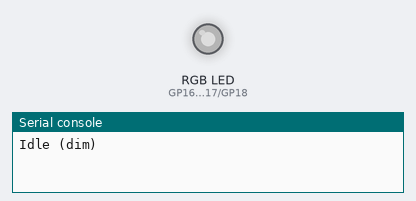
Simulated run of this program. Board: Raspberry Pi Pico running MicroPython. On the bench: an RGB LED mixed from three pins (HIGH = lit), the last lines printed to the serial console. Dim RGB values are drawn brighter than linear. At 22.2 s the program stops and its outputs stay as they are.

Above: at 0.1 s.
At 3.1 s:
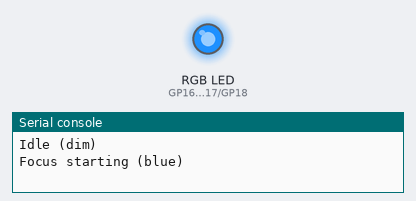
At 5.6 s:
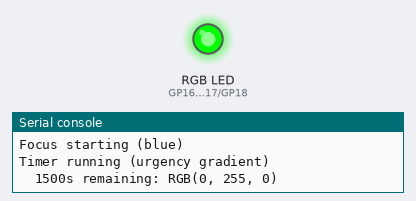
At 10.7 s:
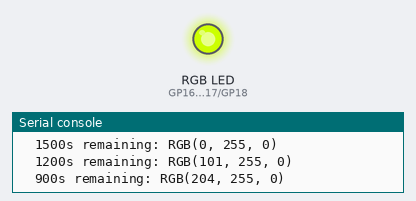
At 15.7 s:
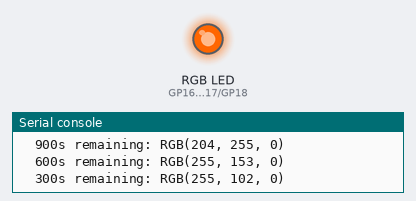
At 22.2 s:
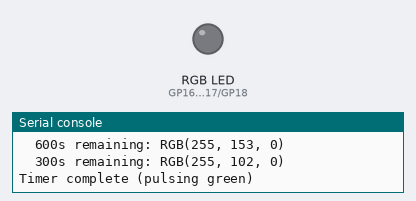
Timing chart, 0 to 23.7 s (numbered marks = the images above):
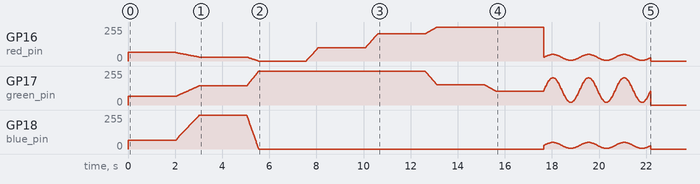

The program:

rgb_backlight.py
```python
"""
RGB Backlight Control with Smooth Transitions
Provides PWM-based RGB control with animations and color transitions
"""

import time
from machine import Pin, PWM
import math


class RGBBacklight:
    """
    RGB backlight controller with smooth color transitions.

    Usage:
        rgb = RGBBacklight(red_pin=16, green_pin=17, blue_pin=18)

        # Instant color change
        rgb.set_color(255, 0, 0)  # Red

        # Smooth transition
        rgb.fade_to(0, 255, 0, duration_ms=1000)  # Fade to green

        # Pulse effect
        rgb.pulse((255, 128, 0), period_ms=2000)  # Orange pulse
    """

    def __init__(self, red_pin, green_pin, blue_pin, freq=1000, invert=False):
        """
        Initialize RGB backlight controller.

        Args:
            red_pin: GPIO pin for red channel
            green_pin: GPIO pin for green channel
            blue_pin: GPIO pin for blue channel
            freq: PWM frequency in Hz (default: 1000)
            invert: Invert PWM signal (for common anode LEDs)
        """
        self.r_pwm = PWM(Pin(red_pin))
        self.g_pwm = PWM(Pin(green_pin))
        self.b_pwm = PWM(Pin(blue_pin))

        self.r_pwm.freq(freq)
        self.g_pwm.freq(freq)
        self.b_pwm.freq(freq)

        self.invert = invert
        self.current_color = (0, 0, 0)
        self.target_color = (0, 0, 0)

        # For animations
        self._animation_active = False
        self._animation_start_time = 0
        self._animation_duration = 0

        self.set_color(0, 0, 0)

    def _value_to_duty(self, value):
        """Convert 0-255 value to PWM duty cycle."""
        if self.invert:
            value = 255 - value
        return int((value / 255) * 65535)

    def set_color(self, r, g, b):
        """
        Set RGB color immediately.

        Args:
            r, g, b: Color values (0-255)
        """
        self.current_color = (r, g, b)
        self.target_color = (r, g, b)

        self.r_pwm.duty_u16(self._value_to_duty(r))
        self.g_pwm.duty_u16(self._value_to_duty(g))
        self.b_pwm.duty_u16(self._value_to_duty(b))

    def fade_to(self, r, g, b, duration_ms=500, steps=50):
        """
        Smoothly fade to target color.

        Args:
            r, g, b: Target color (0-255)
            duration_ms: Fade duration in milliseconds
            steps: Number of interpolation steps
        """
        start_r, start_g, start_b = self.current_color
        step_delay = duration_ms / steps

        for i in range(steps + 1):
            progress = i / steps

            # Linear interpolation
            current_r = int(start_r + (r - start_r) * progress)
            current_g = int(start_g + (g - start_g) * progress)
            current_b = int(start_b + (b - start_b) * progress)

            self.set_color(current_r, current_g, current_b)
            time.sleep_ms(int(step_delay))

    def pulse(self, color, period_ms=2000, min_brightness=0.1, iterations=None):
        """
        Pulse effect (breathing).

        Args:
            color: Target color tuple (r, g, b)
            period_ms: Pulse period in milliseconds
            min_brightness: Minimum brightness (0.0-1.0)
            iterations: Number of pulses (None for infinite)
        """
        r, g, b = color
        count = 0

        while iterations is None or count < iterations:
            # Use sine wave for smooth breathing effect
            steps = 60
            for i in range(steps):
                # Sine wave from min_brightness to 1.0
                brightness = min_brightness + (1 - min_brightness) * (
                    (math.sin(2 * math.pi * i / steps) + 1) / 2
                )

                self.set_color(
                    int(r * brightness), int(g * brightness), int(b * brightness)
                )

                time.sleep_ms(period_ms // steps)

            count += 1

    def rainbow_cycle(self, duration_ms=5000, steps=100):
        """
        Cycle through rainbow colors.

        Args:
            duration_ms: Total cycle duration
            steps: Number of color steps
        """
        step_delay = duration_ms / steps

        for i in range(steps):
            hue = i / steps
            r, g, b = self._hsv_to_rgb(hue, 1.0, 1.0)
            self.set_color(r, g, b)
            time.sleep_ms(int(step_delay))

    def _hsv_to_rgb(self, h, s, v):
        """
        Convert HSV to RGB.

        Args:
            h: Hue (0.0-1.0)
            s: Saturation (0.0-1.0)
            v: Value/brightness (0.0-1.0)

        Returns:
            Tuple (r, g, b) with values 0-255
        """
        if s == 0.0:
            r = g = b = int(v * 255)
            return (r, g, b)

        i = int(h * 6.0)
        f = (h * 6.0) - i
        p = v * (1.0 - s)
        q = v * (1.0 - s * f)
        t = v * (1.0 - s * (1.0 - f))
        i = i % 6

        if i == 0:
            r, g, b = v, t, p
        elif i == 1:
            r, g, b = q, v, p
        elif i == 2:
            r, g, b = p, v, t
        elif i == 3:
            r, g, b = p, q, v
        elif i == 4:
            r, g, b = t, p, v
        else:
            r, g, b = v, p, q

        return (int(r * 255), int(g * 255), int(b * 255))

    def urgency_gradient(self, remaining_seconds, total_seconds):
        """
        Calculate urgency color based on time remaining.
        Green -> Yellow -> Orange -> Red

        Args:
            remaining_seconds: Time remaining
            total_seconds: Total time

        Returns:
            RGB tuple
        """
        if total_seconds == 0:
            return (255, 0, 0)  # Red

        ratio = remaining_seconds / total_seconds

        if ratio > 0.5:
            # Green to yellow (100% -> 50%)
            green_amount = 255
            red_amount = int(255 * (1 - (ratio - 0.5) * 2))
            return (red_amount, green_amount, 0)
        elif ratio > 0.25:
            # Yellow to orange (50% -> 25%)
            red_amount = 255
            green_amount = int(255 * ((ratio - 0.25) * 4))
            return (red_amount, green_amount, 0)
        else:
            # Orange to red (25% -> 0%)
            red_amount = 255
            green_amount = int(128 * (ratio * 4))
            return (red_amount, green_amount, 0)

    def off(self):
        """Turn off backlight."""
        self.set_color(0, 0, 0)

    def white(self, brightness=255):
        """Set to white at specified brightness."""
        self.set_color(brightness, brightness, brightness)


class PresetColors:
    """Common color presets."""

    # Basic colors
    RED = (255, 0, 0)
    GREEN = (0, 255, 0)
    BLUE = (0, 0, 255)
    WHITE = (255, 255, 255)
    BLACK = (0, 0, 0)

    # Extended colors
    YELLOW = (255, 255, 0)
    CYAN = (0, 255, 255)
    MAGENTA = (255, 0, 255)
    ORANGE = (255, 165, 0)
    PURPLE = (128, 0, 128)
    PINK = (255, 192, 203)

    # ADHD-friendly colors (high contrast, distinct)
    FOCUS_BLUE = (30, 144, 255)  # Dodger blue
    BREAK_GREEN = (50, 205, 50)  # Lime green
    URGENT_RED = (220, 20, 60)  # Crimson
    PAUSED_AMBER = (255, 191, 0)  # Amber
    IDLE_DIM = (64, 64, 64)  # Dim gray


# Example usage combining color transitions with timer states
def demo_timer_colors():
    """
    Example showing how to use RGB backlight for timer feedback.
    """
    rgb = RGBBacklight(red_pin=16, green_pin=17, blue_pin=18)

    # Idle state
    print("Idle (dim)")
    rgb.set_color(*PresetColors.IDLE_DIM)
    time.sleep(2)

    # Focus mode starting
    print("Focus starting (blue)")
    rgb.fade_to(*PresetColors.FOCUS_BLUE, duration_ms=1000)
    time.sleep(2)

    # Simulate timer countdown with urgency gradient
    print("Timer running (urgency gradient)")
    total_time = 1500  # 25 minutes
    for remaining in range(1500, 0, -300):  # Every 5 minutes
        r, g, b = rgb.urgency_gradient(remaining, total_time)
        print(f"  {remaining}s remaining: RGB({r}, {g}, {b})")
        rgb.fade_to(r, g, b, duration_ms=500)
        time.sleep(2)

    # Timer complete - pulse green
    print("Timer complete (pulsing green)")
    rgb.pulse(PresetColors.BREAK_GREEN, period_ms=1500, iterations=3)

    # Off
    rgb.off()


if __name__ == "__main__":
    demo_timer_colors()
```
